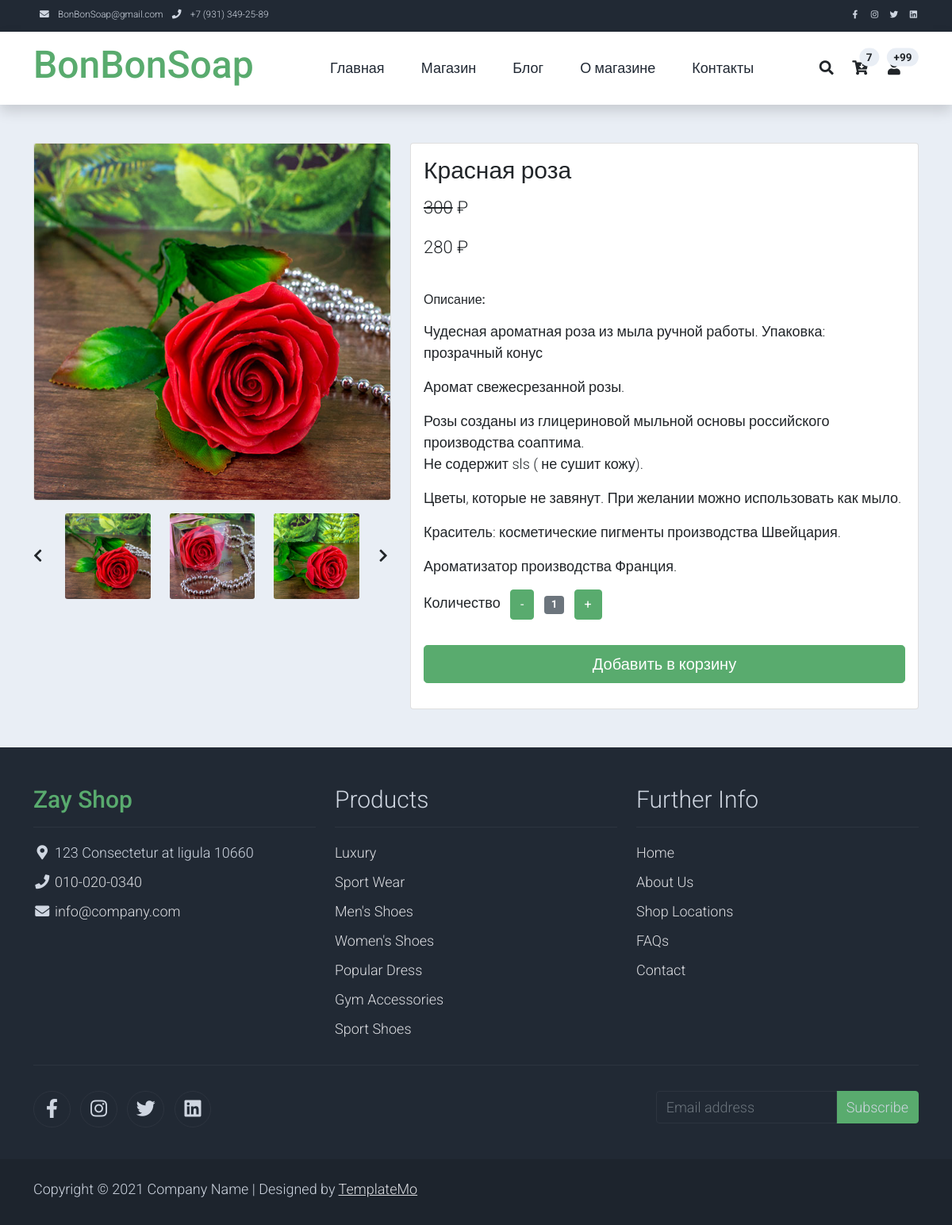
The app's page /shop-single/krasnaya_roza/ with its own data.
### product/models.py (models this page shows, shortened)
class ProductImage(models.Model):
    product = models.ForeignKey(Product, blank=True, null=True, default=None,
                                on_delete=models.SET_DEFAULT)  # Связь с товаром
    image = models.ImageField(upload_to='product_image/')  # Ссылка на фотографию товара
    active = models.BooleanField(default=True)  # Отображать фотографию
    main = models.BooleanField(default=False, verbose_name=u'Главная')  # Главная фотография
    class Meta:
        verbose_name = 'Фотография'
        verbose_name_plural = 'Фотографии'

class Product(models.Model):
    name = models.CharField(max_length=128, verbose_name=u'Название')  # Название товара
    category = models.ForeignKey(Category, on_delete=models.PROTECT,
                                 verbose_name=u'Категория')  # К какой категории относится товар
    alias = models.CharField(max_length=64, blank=False, unique=True, default='!!!', verbose_name=u'Псевдоним')  # Псевдоним поля
    holiday = models.ManyToManyField(Holiday, default='1', blank=False,
                                 verbose_name=u'Праздник')  # К какому празднику подходит товар
    description = models.TextField(blank=True, verbose_name=u'Описание')  # Описание товара
    price = models.IntegerField(default=0, verbose_name=u'Цена')  # Цена за единицу
    quantity = models.IntegerField(default=0, verbose_name=u'Остаток')  # Остаток на складе
    popular = models.IntegerField(default=0, verbose_name=u'Популярность')  # Популярность товара
    discount = models.IntegerField(default=0, verbose_name=u'Скидка')  # Скидка (сумма скидки, не %)
    active = models.BooleanField(default=True, verbose_name=u'Активен')  # Товар Активен
    article = models.CharField(max_length=8,
                               blank=True, default=None,
                               verbose_name=u'Артикль')  # Артикль (получается с применением префикса PRODUCT_PREFIX)
    class Meta:
        verbose_name = 'Товар'
        verbose_name_plural = 'Товары'

### shop/views.py (the view)
# urls.py: path('shop-single/', shop_single, name='shop-single'),
def shop_single(request, product=None):
    if product == None:
        return redirect('shop')
    try:
        product = Product.objects.get(alias=product, active=True)
    except:
        return redirect('shop')
    images = product.productimage_set.filter(active=True)
    if len(images):
        main_image =images[0].image.url
    else:
        main_image = settings.NO_PHOTO
    for image in images:
        if image.main:
            main_image = image.image.url
            break
    images = [images[i:i+3] for i in range(0,len(images),3)] # Разбиваем список картинок по 3
    discount_price = product.price - product.discount if product.discount else 0
    return render(request, 'shop-single.html', locals())

### templates/shop-single.html (shortened to what this page needs)
{% extends 'base.html' %}
{% load static %}
{% block content %}
    <section class="bg-light">
        <div class="container pb-5">
            <div class="row">
                <div class="col-lg-5 mt-5">
                    <div class="card mb-3">
                        <img class="card-img img-fluid" src="{{ main_image }}" alt="Card image cap" id="product-detail">
                    </div>
                    <div class="row">
                        {% if images %}
                        <div class="col-1 align-self-center">
                            <a href="#multi-item-example" role="button" data-bs-slide="prev">
                                <i class="text-dark fas fa-chevron-left {% if images|length == 1 %} d-none {% endif %}"></i>
                            </a>
                        </div>
                        <div id="multi-item-example" class="col-10 carousel slide carousel-multi-item" data-bs-ride="carousel">
                            <div class="carousel-inner product-links-wap" role="listbox">
                                {% for images_3 in images %}
                                <div class="carousel-item {% if forloop.counter0 == 0 %} active {% endif %}">
                                    <div class="row">
                                        {% for image in images_3 %}
                                        <div class="col-4">
                                            <a href="#">
                                                <img class="card-img img-fluid" src="{{ image.image.url }}" alt="{{ product.name }}">
                                            </a>
                                        </div>
                                        {% endfor %}
                                    </div>
                                </div>
                                {% endfor %}
                            </div>
                        </div>
                        <div class="col-1 align-self-center">
                            <a href="#multi-item-example" role="button" data-bs-slide="next">
                                <i class="text-dark fas fa-chevron-right {% if images|length == 1 %} d-none {% endif %}"></i>
                            </a>
                        </div>
                        {% endif %}
                    </div>
                </div>
                <div class="col-lg-7 mt-5">
                    <div class="card">
                        <div class="card-body">
                            <h1 class="h2">{{ product.name }}</h1>
                            {% if discount_price %}
                            <p class="h3 py-2"><s>{{ product.price }}</s> &#x20bd;</p>
                            <p class="h3 py-2">{{ discount_price }} &#x20bd;</p>
                            {% else %}
                            <p class="h3 py-2">{{ product.price }} &#x20bd;</p>
                            {% endif %}
                            <br>
                            <h6>Описание:</h6>
                            <p>{{ product.description|safe|linebreaks }}</p>
                            <form action="{% url 'add_to_basket' %}" method="post" id="form_work_basket">
                                <div class="row">
                                    <div class="col-auto">
                                        <ul class="list-inline pb-3">
                                            <li class="list-inline-item text-right">
                                                Количество
                                            </li>
                                            <li class="list-inline-item"><span class="btn btn-success" id="btn-minus">-</span></li>
                                            <li class="list-inline-item"><span class="badge bg-secondary" id="var-value">1</span></li>
                                            <li class="list-inline-item"><span class="btn btn-success" id="btn-plus">+</span></li>
                                        </ul>
                                    </div>
                                </div>
                                <div class="row pb-3">
                                    <div class="col d-grid">
                                        <button type="submit" class="btn btn-success btn-lg" name="submit">Добавить в корзину</button>
                                    </div>
                                </div>
                            </form>
                        </div>
                    </div>
                </div>
            </div>
        </div>
    </section>
{% endblock content %}

### static/css/templatemo.css (style rules this page uses)
body, ul, li, p, a, label, input, div { font-family: 'Roboto', sans-serif; font-size: 18px !important; font-weight: 300 !important; }
.h2 { font-family: 'Roboto', sans-serif; font-size: 30px !important; font-weight: 300; }
.h3 { font-family: 'Roboto', sans-serif; font-size: 22px !important; }
.bg-light { background-color: #e9eef5 !important; }
.btn-success { background-color: #59ab6e !important; border-color: #56ae6c !important; }

### records on screen
ProductImage: image (picture)
ProductImage: image (picture)
ProductImage: image (picture)
Product: name "Красная роза", price "300", description "Чудесная ароматная роза из мыла ручной работы. Упаковка: прозрачный конус Аромат свежесрезанной розы. Розы созданы из глицериновой мыльной основы российского производства соаптима. Не содержит sls ( не сушит кожу). Цветы, которые не завянут. При желании можно использовать как мыло. Краситель: косметические пигменты производства Швейцария. Ароматизатор производства Франция."

### other values on screen
{{ discount_price }} "280"
